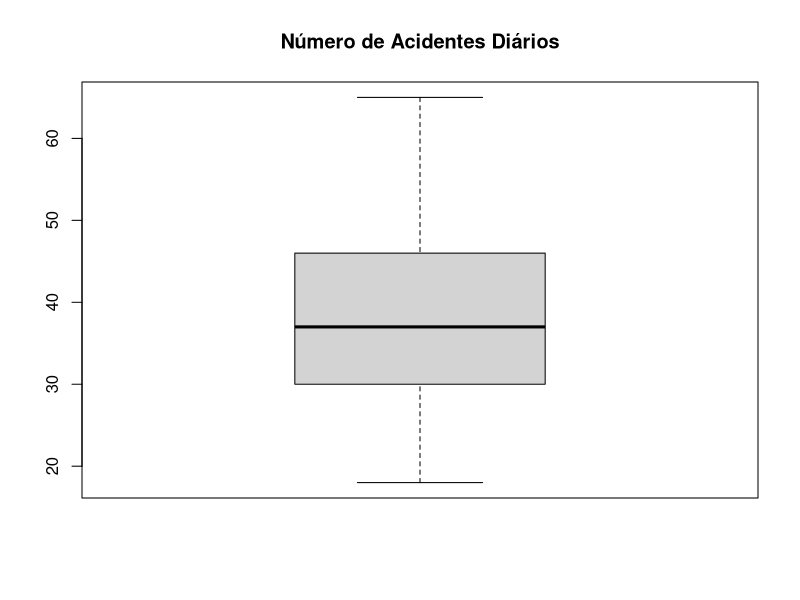

Recreate this plot in R.
##### Boxplot #####

# Box-plot, ou diagrama de caixa, é possível obter informações sobre vários aspectos dos dados simultaneamente como, 
# outliers, dispersão, tendências centrais, erros padrão e simetria. 

# Utilizado para avaliar a distribuição empírica dos dados, é formado pelo primeiro e terceiro quartis, 
# juntamente com a mediana.

dados = c(18, 20, 20, 21, 22, 24, 25, 25, 26, 27, 29, 29, 
          30, 30, 31, 31, 32, 33, 34, 35, 36, 36, 37, 37, 
          37, 37, 38, 38, 38, 40, 41, 43, 44, 44, 45, 45, 
          45, 46, 47, 48, 49, 50, 51, 53, 54, 54, 56, 58, 62, 65)

mean(dados)
sd(dados)
median(dados)
range(dados)
quantile(dados)

boxplot(dados, main = 'Número de Acidentes Diários')
